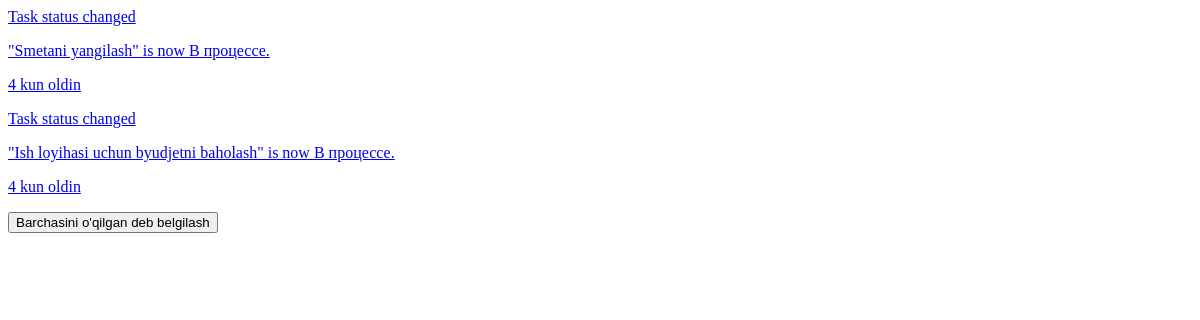
/notifications/recent/ (signed in), run on an earlier commit of the app's database.
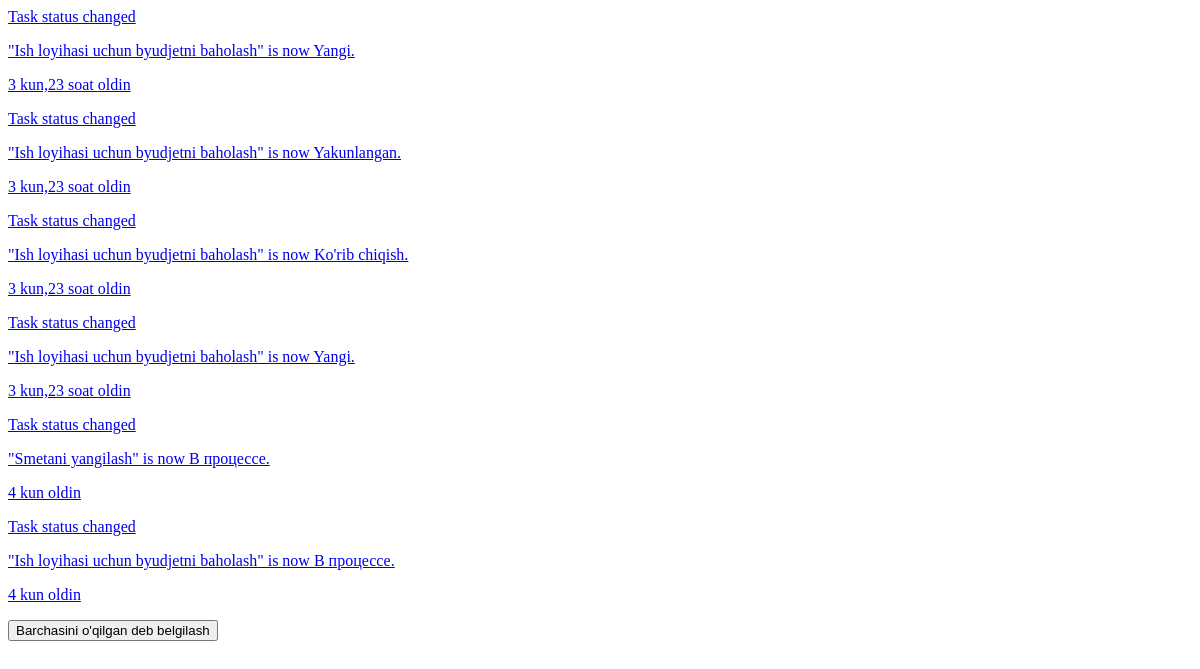
And on a later commit of the database.
### apps/notifications/models.py (models this page shows, shortened)
class Notification(models.Model):
    id = models.UUIDField(primary_key=True, default=uuid.uuid4, editable=False)
    user = models.ForeignKey(settings.AUTH_USER_MODEL, on_delete=models.CASCADE, related_name="notifications")
    type = models.CharField(max_length=20, choices=NotificationType.choices, default=NotificationType.SYSTEM)
    title = models.CharField(max_length=255)
    message = models.TextField()
    link = models.CharField(max_length=500, blank=True, null=True)
    is_read = models.BooleanField(default=False)
    created_at = models.DateTimeField(auto_now_add=True)
    class Meta:
        ordering = ["-created_at"]

### apps/notifications/views.py (the view)
# urls.py: path("recent/", views.recent_partial, name="recent"),
@login_required
def recent_partial(request):
    notifications = request.user.notifications.all()[:8]
    return render(request, "notifications/_recent.html", {"notifications": notifications})

### apps/core/context_processors.py (called while the page is built)
def dark_mode(request):
    return {"dark_mode": getattr(request, "dark_mode", True)}

### templates/notifications/_recent.html (shortened to what this page needs)
{% load i18n %}
<div class="max-h-96 overflow-y-auto">
  {% for n in notifications %}
    <a href="{{ n.link|default:'#' }}" data-mark-read-url="{% url 'notifications:mark_read' n.pk %}"
       class="block border-b border-gray-100 px-3 py-2 text-sm hover:bg-gray-50 dark:border-gray-700 dark:hover:bg-gray-700 {% if not n.is_read %}font-medium{% endif %}">
      <p>{{ n.title }}</p>
      <p class="truncate text-xs text-gray-500 dark:text-gray-400">{{ n.message }}</p>
      <p class="text-xs text-gray-400">{{ n.created_at|timesince }} {% trans "ago" %}</p>
    </a>
  {% empty %}
    <p class="px-3 py-4 text-center text-sm text-gray-500 dark:text-gray-400">{% trans "No notifications." %}</p>
  {% endfor %}
</div>
{% if notifications %}
  <form method="post" action="{% url 'notifications:mark_all_read' %}" class="border-t border-gray-100 p-2 dark:border-gray-700">
    <button type="submit" class="w-full text-center text-xs text-blue-600 hover:underline dark:text-blue-400">{% trans "Mark all as read" %}</button>
  </form>
{% endif %}

What changed in the data, as far as the page shows it:
added Notification: title "Task status changed", message "\"Ish loyihasi uchun byudjetni baholash\" is now Yangi.", created_at "3 kun,23 soat"
added Notification: title "Task status changed", message "\"Ish loyihasi uchun byudjetni baholash\" is now Yakunlangan.", created_at "3 kun,23 soat"
added Notification: title "Task status changed", message "\"Ish loyihasi uchun byudjetni baholash\" is now Ko'rib chiqish.", created_at "3 kun,23 soat"
added Notification: title "Task status changed", message "\"Ish loyihasi uchun byudjetni baholash\" is now Yangi.", created_at "3 kun,23 soat"
